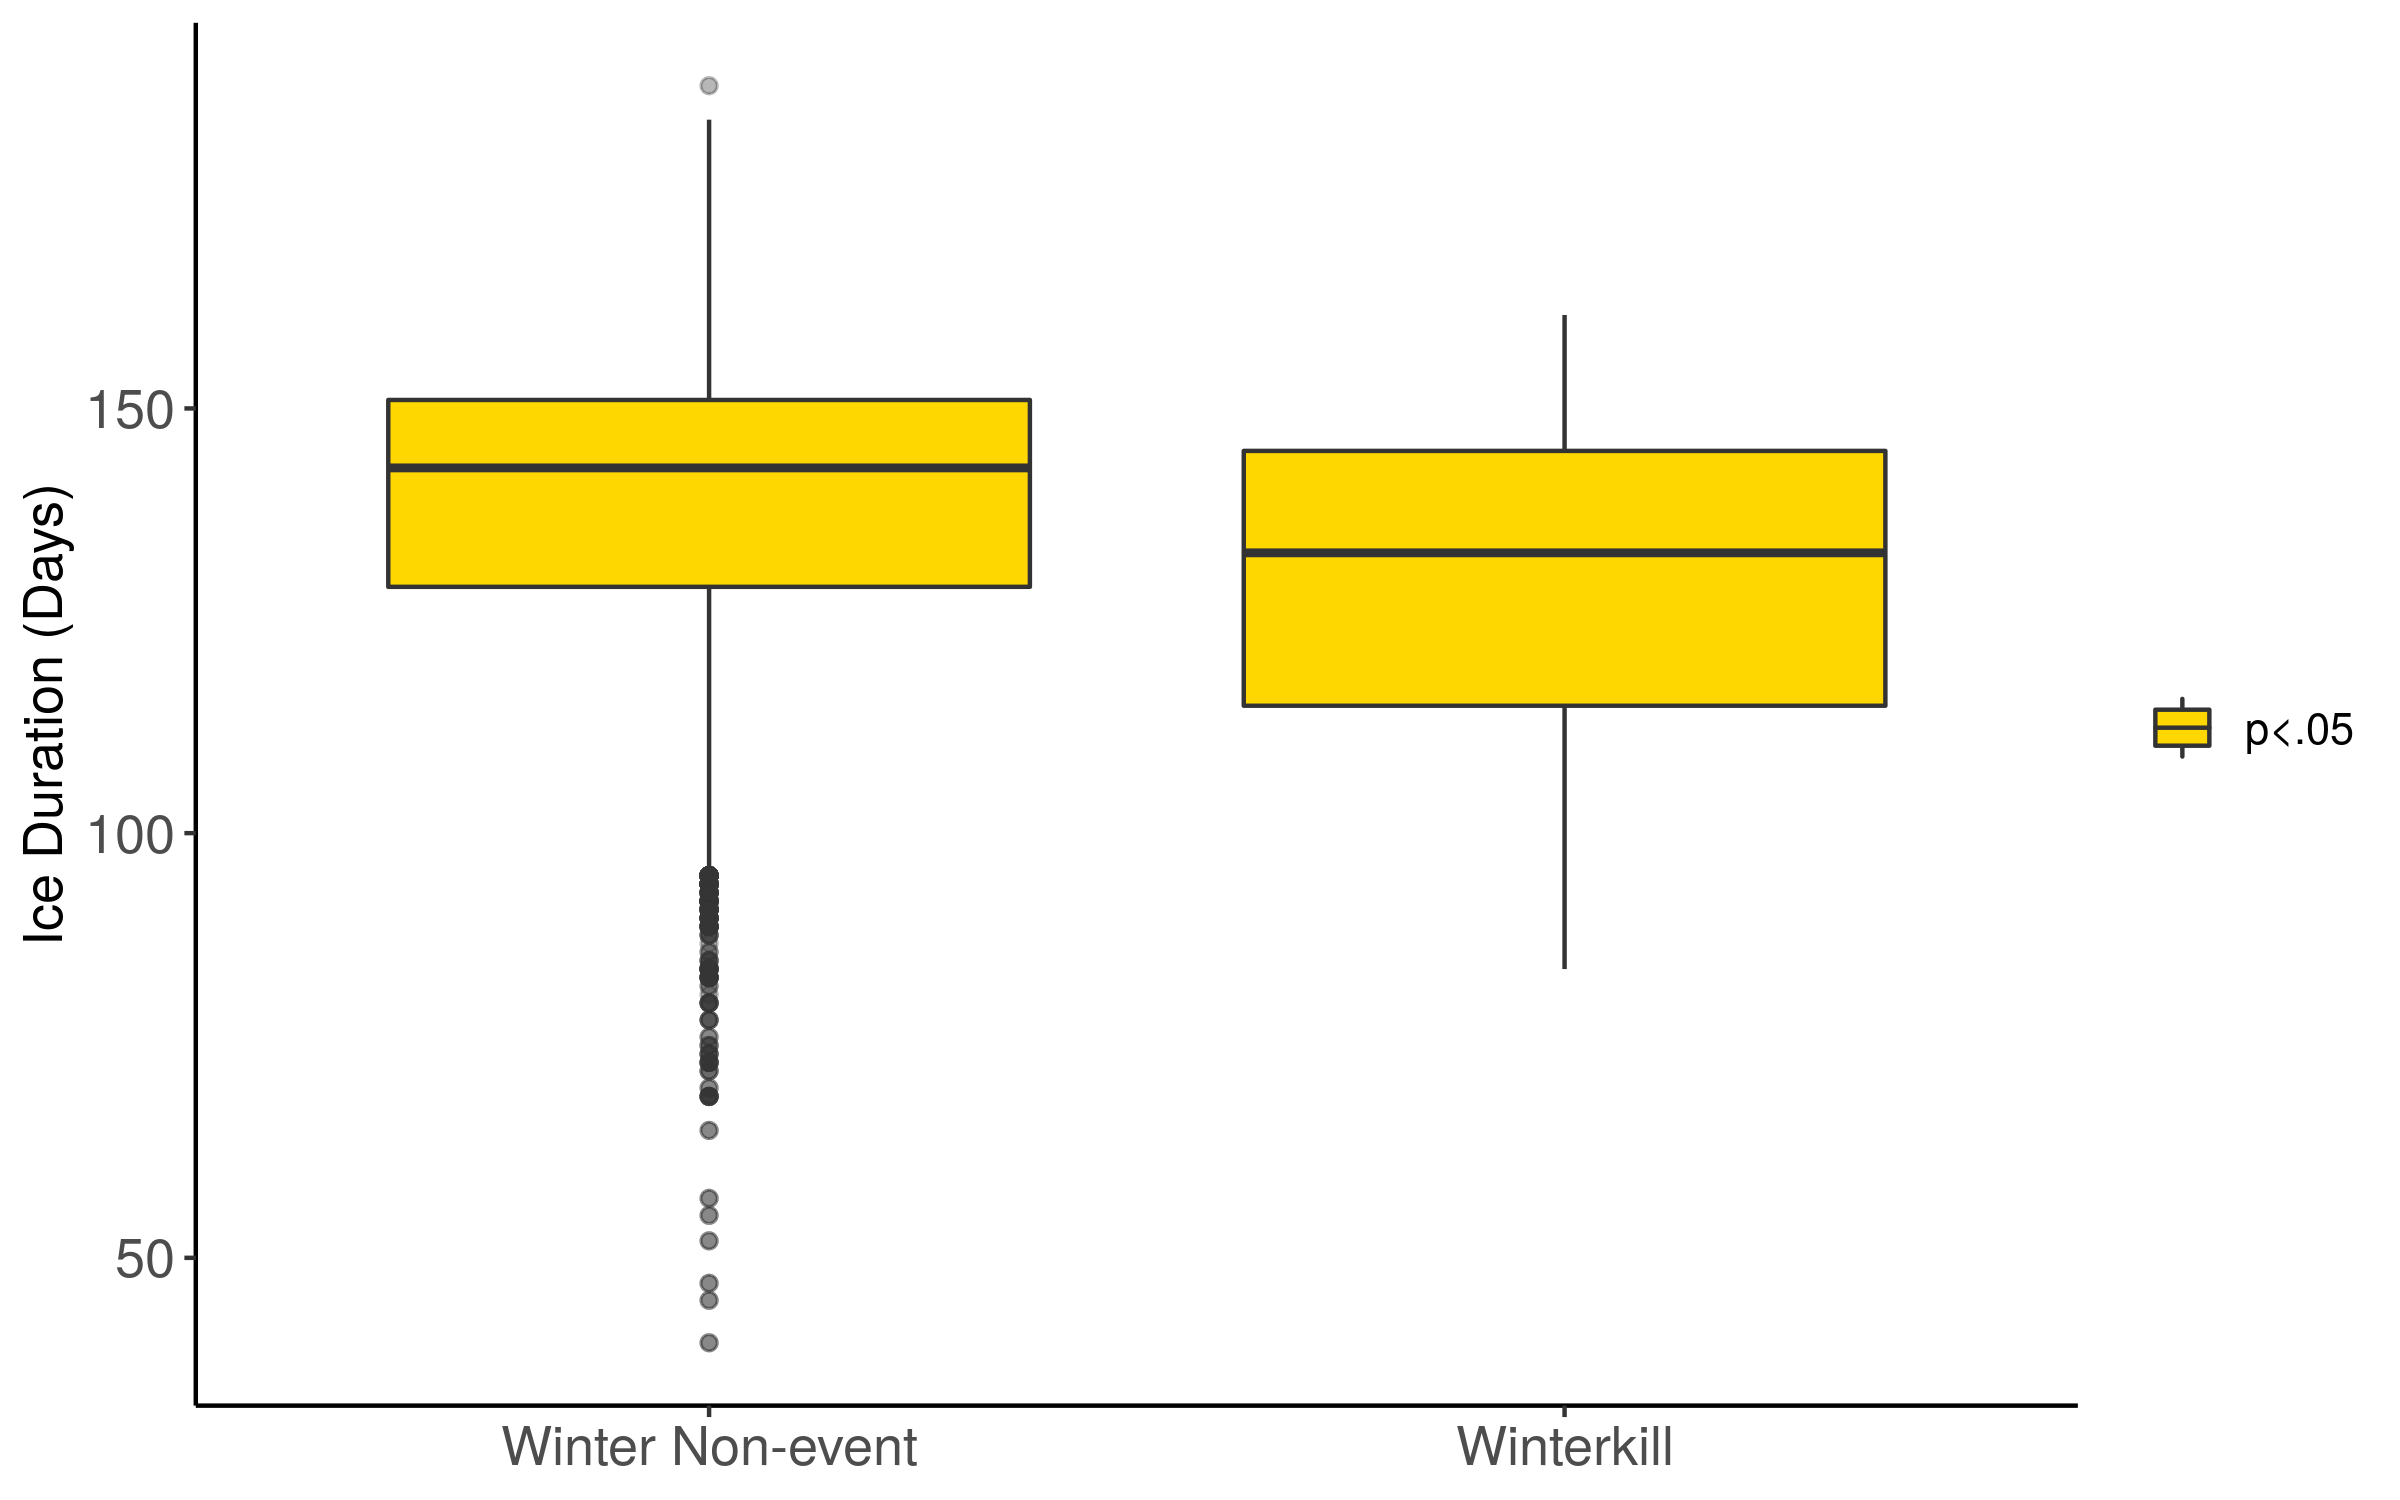

This chart was generated by the following R code:
library(ggplot2)
library(ggthemes)
library(ggmap)
library(gridExtra)
library(scales)
library(car)
library(DescTools)
library(spdep)

historical_data = read_csv('data/processed/historical_data.csv')



fig_SI2_data <- historical_data %>%
  mutate(cause.category.4 = replace(as.character(cause.category.4), which(is.na(cause.category.4)), 'Winter Non-event')) %>%
  mutate(cause.category.4 = replace(as.character(cause.category.4), which(cause.category.4 == 'winterkill'), 'Winterkill'))
         
         
fig_SI2_data$sig_ice <- 'p<.05'
fig_SI2_data$sig_ice <- factor(fig_SI2_data$sig_ice, levels = c('p>.05', 'p<.05'))

boxplot <- fig_SI2_data %>%
  filter(month == 'jan' | month == 'feb' | month == 'dec' | month == 'mar') %>%
  filter(cause.category.4 == 'Winterkill' | cause.category.4 == 'Winter Non-event' ) %>%
  ggplot(aes(y = ice_duration,x = cause.category.4)) +
  theme_tufte() +
  ylab('Ice Duration (Days)')+
  xlab('Category of Killtype')+
  xlab(NULL) +
  theme(text = element_text(size=13),axis.text = element_text(size=13),
        axis.line = element_line(colour = "black", 
                                 size = 0.5, linetype = "solid"))+
  geom_boxplot(outlier.alpha = 0.1, aes(fill = sig_ice)) + 
  theme(text = element_text(family = 'sans'))+
  scale_fill_manual(values = c('gold'), guide = guide_legend(title = NULL))

boxplot

ggsave("figures/ice_duration_boxplot.png", boxplot, width = 8, height = 5)

